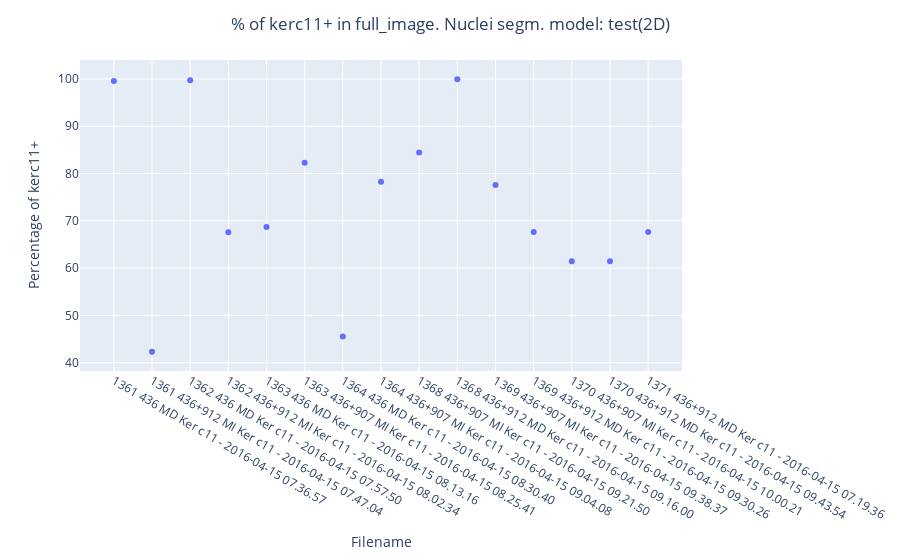
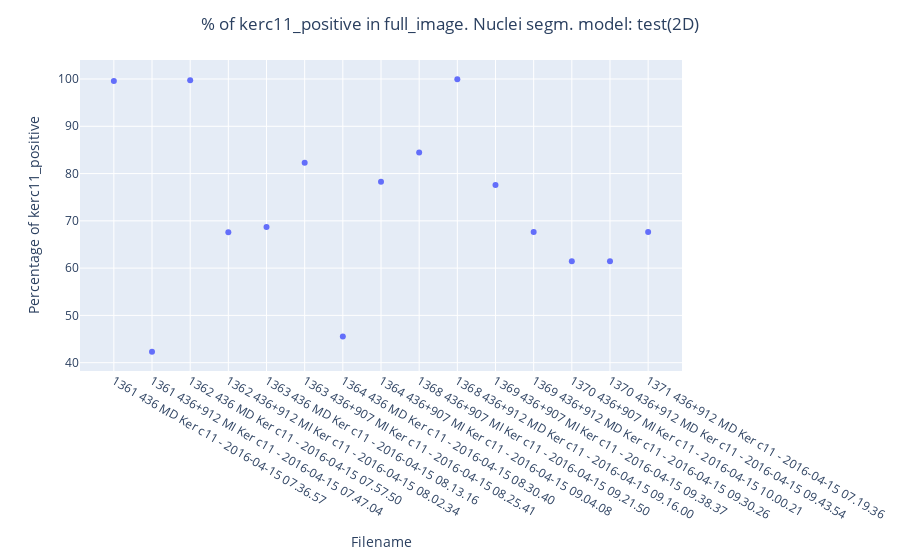

Source (notebook cell) for these figures, in order:
### Code cell
# Plot the resulting cell population percentages of a per filename per ROI basis
plot_perc_pop_per_filename_roi(percentage_true, model_name, segmentation_type)

### Figure 1 — Plotly figure (JSON) as saved in the notebook; plotly's stock layout.template omitted (floating-point values rounded to 4 significant figures)
{"data": [{"customdata": [[0], [1], [2], [3], [4], [5], [6], [7], [8], [9], [10], [11], [12], [13], [14]], "hovertemplate": "filename=%{x}<br>kerc11+=%{y}<br>index=%{customdata[0]}<extra></extra>", "legendgroup": "", "marker": {"color": "#636efa", "symbol": "circle"}, "mode": "markers", "name": "", "orientation": "v", "showlegend": false, "type": "scatter", "x": ["1361 436 MD Ker c11 - 2016-04-15 07.36.57", "1361 436+912 MI Ker c11 - 2016-04-15 07.47.04", "1362 436 MD Ker c11 - 2016-04-15 07.57.50", "1362 436+912 MI Ker c11 - 2016-04-15 08.02.34", "1363 436 MD Ker c11 - 2016-04-15 08.13.16", "1363 436+907 MI Ker c11 - 2016-04-15 08.25.41", "1364 436 MD Ker c11 - 2016-04-15 08.30.40", "1364 436+907 MI Ker c11 - 2016-04-15 09.04.08", "1368 436+907 MI Ker c11 - 2016-04-15 09.21.50", "1368 436+912 MD Ker c11 - 2016-04-15 09.16.00", "1369 436+907 MI Ker c11 - 2016-04-15 09.38.37", "1369 436+912 MD Ker c11 - 2016-04-15 09.30.26", "1370 436+907 MI Ker c11 - 2016-04-15 10.00.21", "1370 436+912 MD Ker c11 - 2016-04-15 09.43.54", "1371 436+912 MD Ker c11 - 2016-04-15 07.19.36"], "xaxis": "x", "y": [99.58, 42.32, 99.74, 67.6, 68.72, 82.29, 45.52, 78.26, 84.45, 99.94, 77.57, 67.66, 61.44, 61.47, 67.63], "yaxis": "y"}], "layout": {"legend": {"title": {"text": "ROI"}, "tracegroupgap": 0}, "margin": {"t": 60}, "title": {"text": "% of kerc11+ in full_image. Nuclei segm. model: test(2D)", "x": 0.5, "xanchor": "center"}, "xaxis": {"anchor": "y", "domain": [0, 1], "title": {"text": "Filename"}}, "yaxis": {"anchor": "x", "domain": [0, 1], "title": {"text": "Percentage of kerc11+"}}}}

### Figure 2 — Plotly figure (JSON) as saved in the notebook; plotly's stock layout.template omitted (floating-point values rounded to 4 significant figures)
{"data": [{"customdata": [[0], [1], [2], [3], [4], [5], [6], [7], [8], [9], [10], [11], [12], [13], [14]], "hovertemplate": "filename=%{x}<br>kerc11_positive=%{y}<br>index=%{customdata[0]}<extra></extra>", "legendgroup": "", "marker": {"color": "#636efa", "symbol": "circle"}, "mode": "markers", "name": "", "orientation": "v", "showlegend": false, "type": "scatter", "x": ["1361 436 MD Ker c11 - 2016-04-15 07.36.57", "1361 436+912 MI Ker c11 - 2016-04-15 07.47.04", "1362 436 MD Ker c11 - 2016-04-15 07.57.50", "1362 436+912 MI Ker c11 - 2016-04-15 08.02.34", "1363 436 MD Ker c11 - 2016-04-15 08.13.16", "1363 436+907 MI Ker c11 - 2016-04-15 08.25.41", "1364 436 MD Ker c11 - 2016-04-15 08.30.40", "1364 436+907 MI Ker c11 - 2016-04-15 09.04.08", "1368 436+907 MI Ker c11 - 2016-04-15 09.21.50", "1368 436+912 MD Ker c11 - 2016-04-15 09.16.00", "1369 436+907 MI Ker c11 - 2016-04-15 09.38.37", "1369 436+912 MD Ker c11 - 2016-04-15 09.30.26", "1370 436+907 MI Ker c11 - 2016-04-15 10.00.21", "1370 436+912 MD Ker c11 - 2016-04-15 09.43.54", "1371 436+912 MD Ker c11 - 2016-04-15 07.19.36"], "xaxis": "x", "y": [99.58, 42.32, 99.74, 67.6, 68.72, 82.29, 45.52, 78.26, 84.45, 99.94, 77.57, 67.66, 61.44, 61.47, 67.63], "yaxis": "y"}], "layout": {"legend": {"title": {"text": "ROI"}, "tracegroupgap": 0}, "margin": {"t": 60}, "title": {"text": "% of kerc11_positive in full_image. Nuclei segm. model: test(2D)", "x": 0.5, "xanchor": "center"}, "xaxis": {"anchor": "y", "domain": [0, 1], "title": {"text": "Filename"}}, "yaxis": {"anchor": "x", "domain": [0, 1], "title": {"text": "Percentage of kerc11_positive"}}}}
